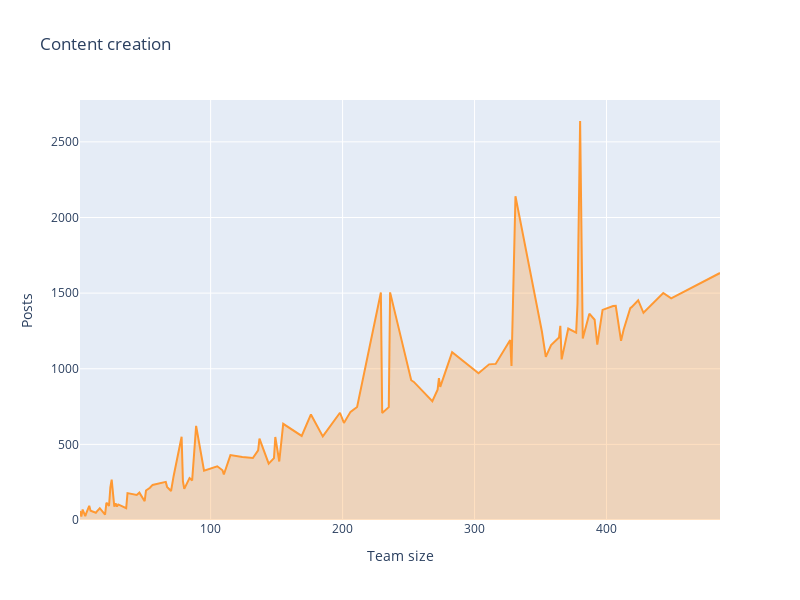

Source (notebook cell):
### Markdown cell above
## 5. Measuring Activity Level <a id="me"></a> 

Let's look for how the team size impact on the amount of knowledge sharing and engagement activities, by measuring:
* __Content Creation:__ the number of posts per team size
* __Views:__ the number of posts views per team size
* __Content Performance:__ the number of views per post
* __Team Engagement:__ the number of users that comments per team and per team size

### Code cell
# Posts per Team Size
layout = cf.Layout(
    height = 600,width = 800,
    yaxis = dict(title = 'Posts'),
    xaxis = dict(title = 'Team size'),
    title = 'Content creation'
)

fig = teamactivity.groupby(['users'],as_index=True)['posts'].sum().\
    iplot(kind='scatter',fill=True,width=2,asFigure=True,layout = layout)
fig.show()

### Figure 1 — Plotly figure (JSON) as saved in the notebook; plotly's stock layout.template omitted (floating-point values rounded to 4 significant figures)
{"data": [{"fill": "tozeroy", "fillcolor": "rgba(255, 153, 51, 0.3)", "line": {"color": "rgba(255, 153, 51, 1.0)", "dash": "solid", "shape": "linear", "width": 2}, "mode": "lines", "name": "posts", "text": "", "type": "scatter", "x": [1, 2, 3, 4, 5, 6, 8, 9, 11, 13, 14, 16, 20, 21, 23, 24, 25, 27, 28, 29, 30, 36, 37, 44, 46, 50, 51, 54, 56, 66, 67, 70, 72, 78, 79, 80, 84, 86, 89, 95, 105, 109, 110, 115, 124, 132, 136, 137, 144, 148, 149, 152, 155, 169, 176, 185, 198, 201, 206, 211, 229, 230, 235, 236, 252, 254, 268, 272, 273, 274, 283, 303, 311, 316, 327, 328, 331, 351, 354, 358, 364, 365, 366, 371, 377, 378, 380, 382, 387, 391, 393, 397, 405, 407, 411, 413, 418, 419, 424, 428, 443, 449, 486], "y": [60, 23, 69, 43, 26, 51, 94, 61, 53, 48, 59, 78, 36, 114, 93, 216, 267, 88, 110, 89, 103, 78, 178, 166, 181, 124, 195, 213, 232, 252, 219, 192, 293, 550, 256, 206, 277, 262, 622, 326, 355, 329, 301, 429, 416, 410, 461, 538, 373, 409, 549, 387, 636, 556, 698, 553, 709, 642, 715, 747, 1504, 707, 746, 1505, 924, 913, 785, 862, 938, 880, 1110, 970, 1029, 1032, 1190, 1018, 2141, 1248, 1078, 1157, 1207, 1284, 1062, 1266, 1239, 1426, 2638, 1200, 1364, 1324, 1160, 1389, 1415, 1416, 1185, 1259, 1401, 1407, 1453, 1370, 1501, 1465, 1633]}], "layout": {"height": 600, "title": {"text": "Content creation"}, "width": 800, "xaxis": {"autorange": true, "range": [1, 486], "title": {"text": "Team size"}, "type": "linear"}, "yaxis": {"autorange": true, "range": [0, 2777.0], "title": {"text": "Posts"}, "type": "linear"}}}
